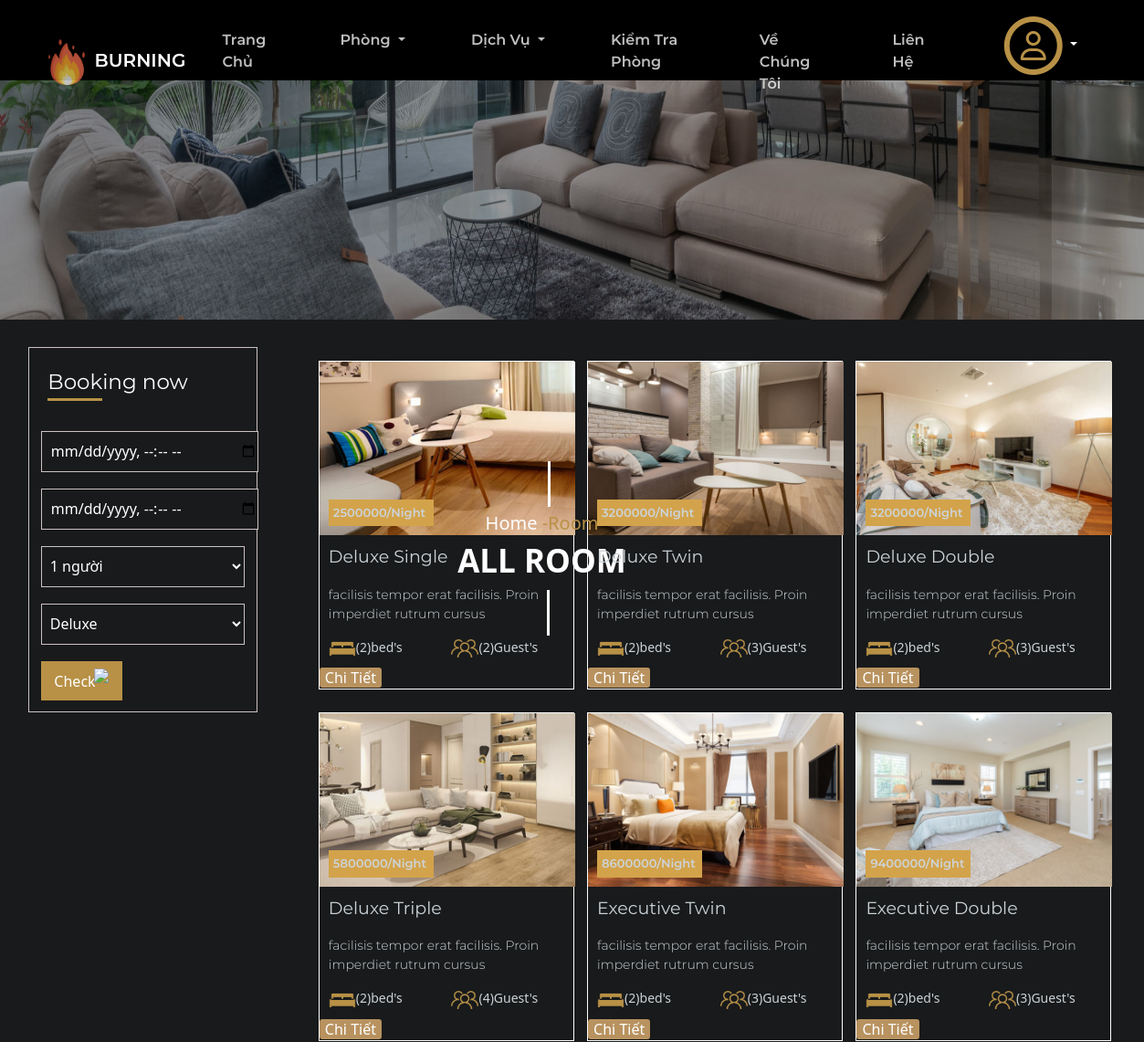
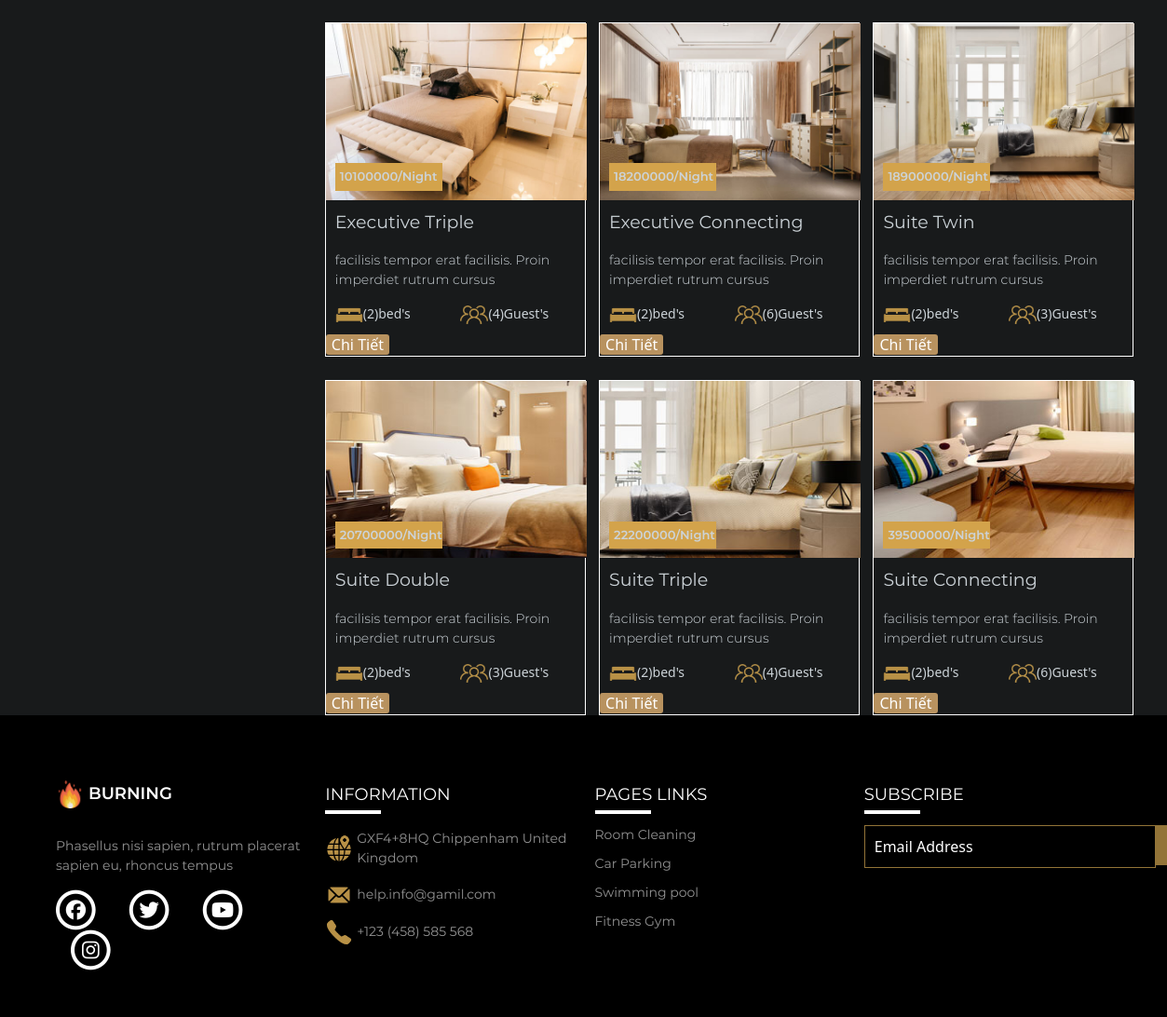
The page /logged/allroom.php on the database as committed earlier (2 pictures, top to bottom).
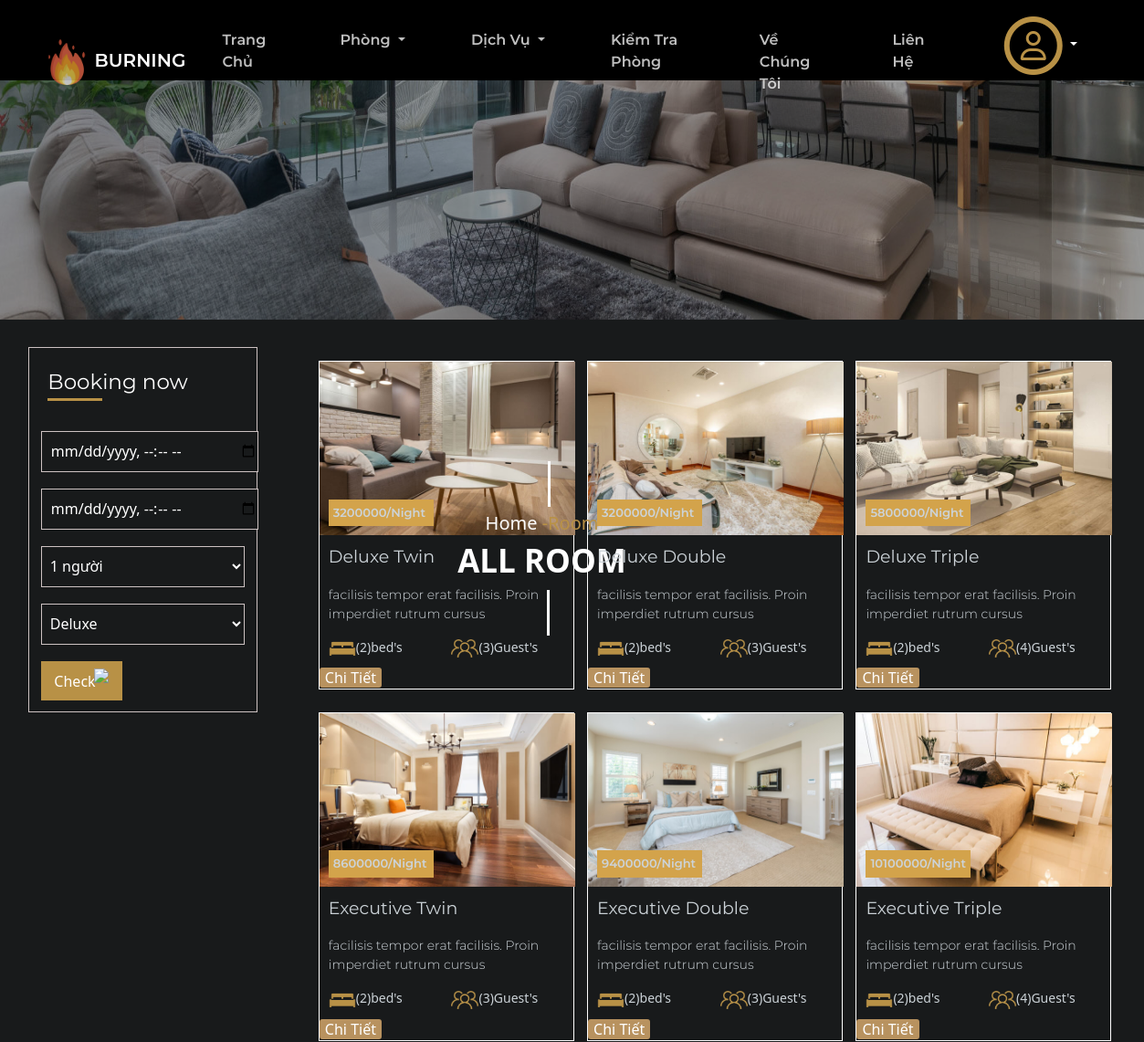
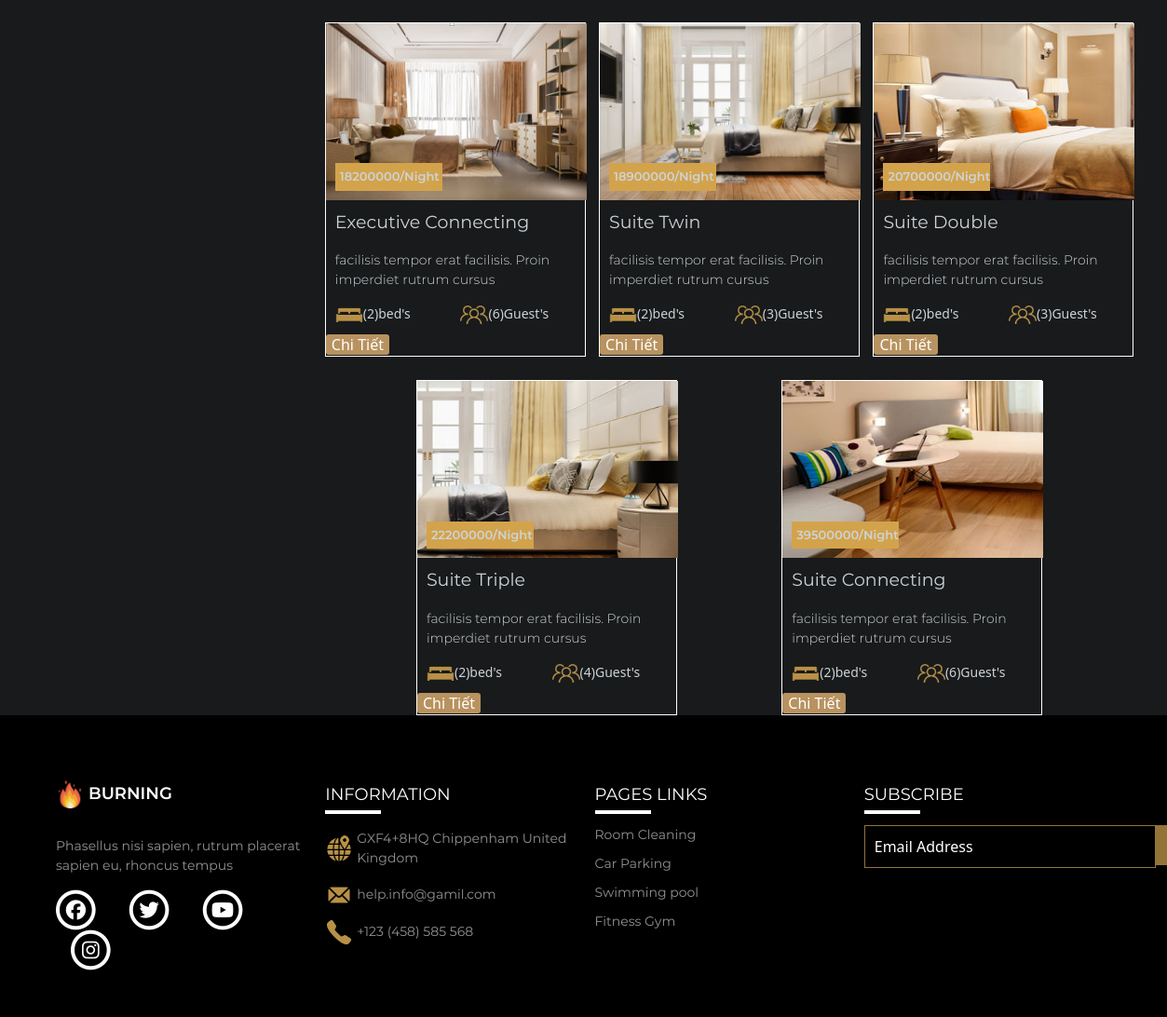
The same page on the database as committed later (2 pictures, top to bottom).
### tables this page shows
CREATE TABLE `phong` (
  `MaPhong` int(10) NOT NULL,
  `LoaiPhong` varchar(20) NOT NULL,
  `KieuPhong` varchar(50) NOT NULL,
  `SLMax` int(10) NOT NULL,
  `LoaiGiuong` varchar(50) NOT NULL,
  `GiaPhong` varchar(10) NOT NULL,
  `IMG` varchar(50) NOT NULL,
  `DienTich` varchar(50) NOT NULL,
  `TamNhin` varchar(50) NOT NULL,
  `MoTa` varchar(500) NOT NULL,
  `TrangThai` varchar(20) NOT NULL
);

### logged/allroom.php (the view, shortened to what the changed rows need)
<!DOCTYPE html>
<html lang="en">
<head>
    <link rel="stylesheet" href="../css/style.css">
    <link rel="stylesheet" href="../css/allroom.css?v=<?php echo time(); ?>" type='text/css'>
    <link rel="stylesheet" href="https://cdnjs.cloudflare.com/ajax/libs/font-awesome/4.7.0/css/font-awesome.min.css">
    <link rel="stylesheet" href="../common/bootstrap-5.2.2-dist/css/bootstrap.min.css">
    <link rel="stylesheet" href="https://cdn.jsdelivr.net/npm/flatpickr/dist/flatpickr.min.css">
</head>
<body>
    <?php
        include('header.php');
        include('../config.php')
    ?>
    <div class="main">
                        <?php
                            $sql = "SELECT DISTINCT LoaiPhong FROM phong";
                            ?>
        <?php
        if (isset($_POST['submit'])) {
            $sql = "SELECT * FROM phong WHERE SLMax >='" . $nguoi . "' AND  LoaiPhong='". $phong."' AND TrangThai='Trống' " ;
        }
        else {
            $sql = "SELECT * From phong where  TrangThai = 'Trống' ";
        }
            $result = mysqli_query($con, $sql);
            $phongs = array();
            if (mysqli_num_rows($result) > 0) {
                while ($row = mysqli_fetch_array($result)) {
                    $phongs[] = array(
                        'KieuPhong' => $row['KieuPhong'], 'SLMax' => $row['SLMax'], "IMG" => $row['IMG'],
                        'GiaPhong' => $row['GiaPhong'],'MaPhong'=>$row['MaPhong']
                    );
                }
            }
        ?>
           <div class="main_room">
           <div class="main_room1">
                    <?php foreach ($phongs as $key => $value) { ?>
                        <div class="main_room1_1">
                        <div class="main_anh"><img src="<?php echo $value['IMG'] ?>" alt="" ></div>
                        <div class="main_nd">
                            <p><?php echo $value['GiaPhong']?>/Night</p>
                            <p><?php echo $value['KieuPhong'] ?></p>
                            <p>facilisis tempor erat facilisis. Proin<br>imperdiet rutrum cursus</p>
                            <div class="icon">
                                <span class="icon_giuong"><img  src="../img/icon_Room.png" width="30px" height="20px" >(2)bed's </span>
                                <span class="icon_nguoi" ><img  src="../img/icon_3p.png" alt="" width="30px" height="20px">(<?php echo $value['SLMax'] ?>)Guest's</span>
                            </div>
                        </div>
                        <div class=chitiet> <a onclick="return kiemtrangay()" href="roomdetail.php?MaPhong=<?php echo $value['MaPhong']; ?>">Chi Tiết</a></div>
                    </div>
                    <?php
                    }
                    ?>
                </div>
            </div>
    </div>
    <?php
     include('footer.php');
    ?>
</body>
</html>

Rows that differ between the two databases and show on the page:
removed phong: IMG (picture), GiaPhong "2500000", KieuPhong "Deluxe Single", SLMax "2"
